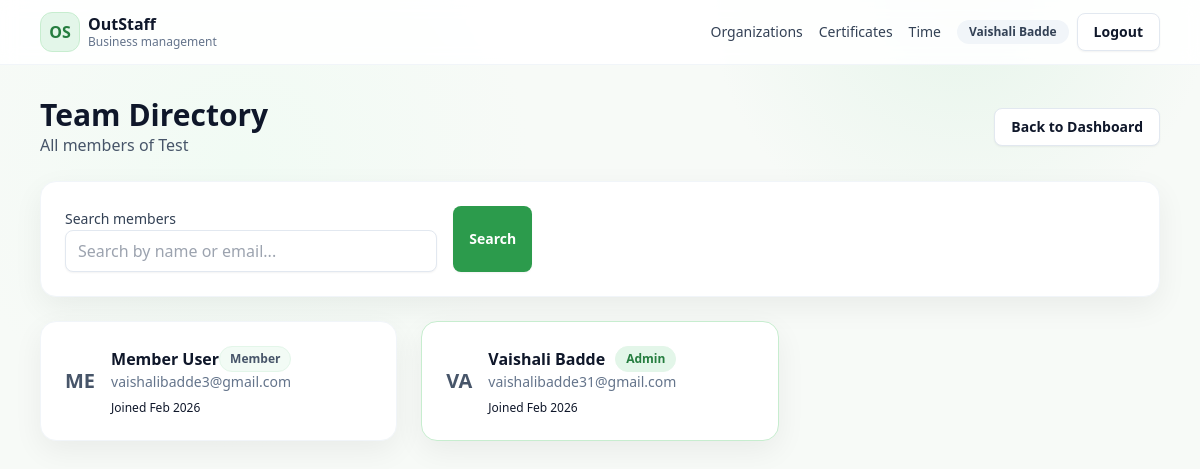
The page /orgs/1/members (signed in) on the database its author committed.
### app/models.py (models this page shows, shortened)
class TimestampMixin:
    created_at = db.Column(db.DateTime, default=datetime.utcnow)
    updated_at = db.Column(db.DateTime, default=datetime.utcnow, onupdate=datetime.utcnow)

class User(UserMixin, TimestampMixin, db.Model):
    id = db.Column(db.Integer, primary_key=True)
    email = db.Column(db.String(255), unique=True, nullable=False, index=True)
    password_hash = db.Column(db.String(255), nullable=False)
    name = db.Column(db.String(120), nullable=False)
    is_verified = db.Column(db.Boolean, default=False)
    memberships = db.relationship("Membership", backref="user", lazy=True, cascade="all, delete-orphan")
    certificates = db.relationship(
        "Certificate", backref="user", lazy=True, cascade="all, delete-orphan", foreign_keys="Certificate.user_id"
    )
    time_entries = db.relationship(
        "TimeEntry", backref="user", lazy=True, cascade="all, delete-orphan", foreign_keys="TimeEntry.user_id"
    )

class Organization(TimestampMixin, db.Model):
    id = db.Column(db.Integer, primary_key=True)
    name = db.Column(db.String(255), nullable=False)
    slug = db.Column(db.String(255), unique=True, nullable=False)
    timezone = db.Column(db.String(80), default="UTC")
    default_workweek = db.Column(db.String(80), default="Mon-Fri")
    created_by_id = db.Column(db.Integer, db.ForeignKey("user.id"), nullable=False)
    memberships = db.relationship("Membership", backref="organization", lazy=True, cascade="all, delete-orphan")
    invitations = db.relationship("Invitation", backref="organization", lazy=True, cascade="all, delete-orphan")
    certificate_types = db.relationship(
        "CertificateType", backref="organization", lazy=True, cascade="all, delete-orphan"
    )
    certificates = db.relationship("Certificate", backref="organization", lazy=True, cascade="all, delete-orphan")
    time_entries = db.relationship("TimeEntry", backref="organization", lazy=True, cascade="all, delete-orphan")
    projects = db.relationship("Project", backref="organization", lazy=True, cascade="all, delete-orphan")
    activities = db.relationship("Activity", backref="organization", lazy=True, cascade="all, delete-orphan")
    policies = db.relationship("Policy", backref="organization", lazy=True, cascade="all, delete-orphan")
    period_locks = db.relationship("PeriodLock", backref="organization", lazy=True, cascade="all, delete-orphan")
    holidays = db.relationship("Holiday", backref="organization", lazy=True, cascade="all, delete-orphan")
    report_presets = db.relationship("ReportPreset", backref="organization", lazy=True, cascade="all, delete-orphan")
    approval_logs = db.relationship("ApprovalLog", backref="organization", lazy=True, cascade="all, delete-orphan")

class Membership(TimestampMixin, db.Model):
    id = db.Column(db.Integer, primary_key=True)
    user_id = db.Column(db.Integer, db.ForeignKey("user.id"), nullable=False)
    org_id = db.Column(db.Integer, db.ForeignKey("organization.id"), nullable=False)
    role = db.Column(db.Enum(Role), default=Role.MEMBER, nullable=False)
    status = db.Column(db.String(50), default="active", nullable=False)
    is_default = db.Column(db.Boolean, default=False)
    __table_args__ = (db.UniqueConstraint("user_id", "org_id", name="uq_membership_user_org"),)

### app/orgs/routes.py (the view)
@orgs_bp.route("/orgs/<int:org_id>/members")
@login_required
def directory(org_id):
    membership = _user_membership(org_id)
    if not membership:
        abort(403)
    org = membership.organization
    query = request.args.get("q", "").strip()
    members_query = Membership.query.join(Membership.user).filter(
        Membership.org_id == org.id,
        Membership.status == "active"
    )
    if query:
        from app.models import User
        members_query = members_query.filter(
            (User.name.ilike(f"%{query}%")) | (User.email.ilike(f"%{query}%"))
        )
    members = members_query.order_by(Membership.user.property.mapper.class_.name).all()
    return render_template("orgs/members.html", org=org, members=members, query=query, Role=Role)

### app/orgs/routes.py (called while the page is built)
def _user_membership(org_id):
    return Membership.query.filter_by(user_id=current_user.id, org_id=org_id, status="active").first()

### app/templates/orgs/members.html (shortened to what this page needs)
{% extends "base.html" %}
{% block content %}
<div class="max-w-6xl mx-auto space-y-6">
    <div class="flex items-center justify-between">
        <div>
            <h1 class="text-3xl font-bold text-slate-900">Team Directory</h1>
            <p class="text-slate-600">All members of {{ org.name }}</p>
        </div>
        <a href="{{ url_for('orgs.view_org', org_id=org.id) }}" class="btn btn-secondary">Back to Dashboard</a>
    </div>
    <div class="card p-6">
        <form method="GET" action="{{ url_for('orgs.directory', org_id=org.id) }}" class="flex gap-4">
            <div class="flex-grow">
                <label for="q" class="sr-only">Search members</label>
                <input type="text" name="q" id="q" value="{{ query }}" placeholder="Search by name or email..."
                    class="form-input w-full">
            </div>
            <button type="submit" class="btn btn-primary">Search</button>
        </form>
    </div>
    <div class="grid grid-cols-1 md:grid-cols-2 lg:grid-cols-3 gap-6">
        {% for member in members %}
        <div
            class="card p-6 flex items-start gap-4 {% if member.role == Role.ADMIN %}border-brand-200 bg-brand-50/30{% endif %}">
            <div
                class="h-12 w-12 rounded-full bg-slate-200 flex items-center justify-center text-xl font-bold text-slate-600 uppercase flex-shrink-0">
                {{ member.user.name[:2] }}
            </div>
            <div class="flex-grow min-w-0">
                <div class="flex items-center justify-between mb-1">
                    <h3 class="font-semibold text-slate-900 truncate" title="{{ member.user.name }}">{{ member.user.name
                        }}</h3>
                    {% if member.role == Role.ADMIN %}
                    <span class="badge bg-brand-100 text-brand-700">Admin</span>
                    {% else %}
                    <span class="badge bg-slate-100 text-slate-600">Member</span>
                    {% endif %}
                </div>
                <p class="text-sm text-slate-500 truncate" title="{{ member.user.email }}">{{ member.user.email }}</p>
                <p class="text-xs text-slate-400 mt-2">Joined {{ member.created_at.strftime('%b %Y') }}</p>
            </div>
        </div>
        {% else %}
        <div class="col-span-full text-center py-12 bg-slate-50 rounded-xl border border-dashed border-slate-300">
            <p class="text-slate-500">No members found matching "{{ query }}".</p>
        </div>
        {% endfor %}
    </div>
</div>
{% endblock %}

### app/templates/base.html (shortened to what this page needs)
<!doctype html>
<html lang="en">
  <head>
    <link rel="stylesheet" href="{{ url_for('static', filename='css/tailwind.css') }}" />
  </head>
  <body class="min-h-screen">
    <header class="border-b border-slate-100 bg-white/90 backdrop-blur sticky top-0 z-30">
      <div class="mx-auto max-w-6xl px-4 py-3 flex items-center justify-between">
        <a href="{{ url_for('orgs.list_orgs') if current_user.is_authenticated else url_for('auth.login') }}" class="flex items-center gap-2">
          <span class="h-10 w-10 rounded-xl bg-brand-100 border border-brand-200 flex items-center justify-center text-brand-700 font-bold">OS</span>
          <div class="leading-tight">
            <p class="font-semibold text-slate-900">OutStaff</p>
            <p class="text-xs text-slate-500">Business management</p>
          </div>
        </a>
        <nav class="flex items-center gap-4">
          {% if current_user.is_authenticated %}
          <a class="nav-link" href="{{ url_for('orgs.list_orgs') }}">Organizations</a>
          <a class="nav-link" href="{{ url_for('certificates.list_certificates', org_id=(active_membership.org_id if active_membership else (user_orgs[0].id if user_orgs else 0))) if user_orgs else '#' }}">Certificates</a>
          <a class="nav-link" href="{{ url_for('time.dashboard', org_id=(active_membership.org_id if active_membership else (user_orgs[0].id if user_orgs else 0))) if user_orgs else '#' }}">Time</a>
          <div class="flex items-center gap-2">
            <span class="pill">{{ current_user.name }}</span>
            <a class="btn btn-secondary" href="{{ url_for('auth.logout') }}">Logout</a>
          </div>
          {% else %}
          <a class="btn btn-secondary" href="{{ url_for('auth.login') }}">Sign in</a>
          <a class="btn btn-primary" href="{{ url_for('auth.signup') }}">Create account</a>
          {% endif %}
        </nav>
      </div>
    </header>
    <main class="mx-auto max-w-6xl px-4 py-8">
      {% block content %}{% endblock %}
    </main>
  </body>
</html>

### rows shown on the page
User: name "Vaishali Badde"
Organization: name "Test"
Membership: user "ME", user.name "Member User", role "Member", user.email "vaishalibadde3@gmail.com", created_at "Feb 2026"
Membership: user "VA", user.name "Vaishali Badde", role "Admin", user.email "vaishalibadde31@gmail.com", created_at "Feb 2026"
